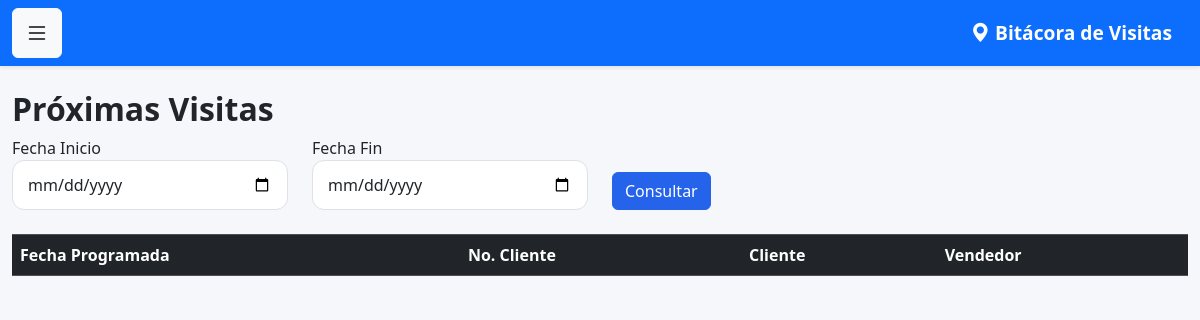
Before: /reporte_proximas_visitas (signed in) with the older database file.
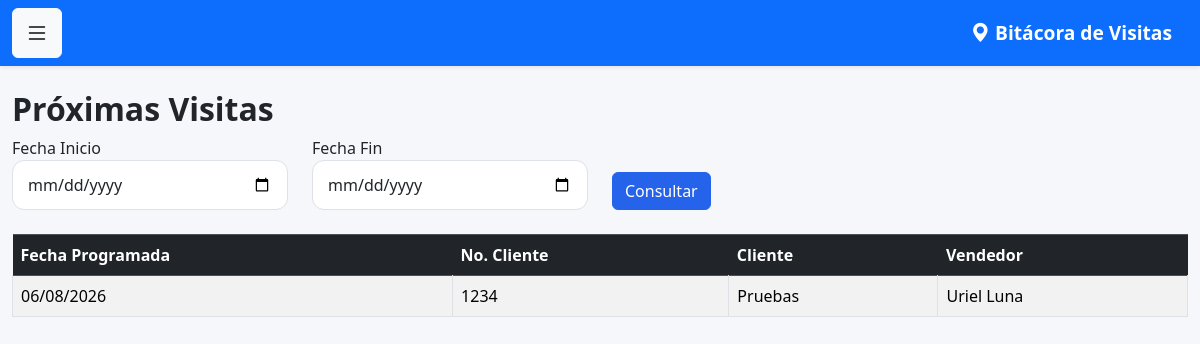
After: the same page with the newer database file.
### models.py (models this page shows)
class Visita(db.Model):
    __tablename__ = 'visitas'
    id = db.Column(
        db.Integer,
        primary_key=True
    )
    fecha = db.Column(
        db.DateTime,
        default=datetime.now
    )
    observaciones = db.Column(
        db.Text
    )
    venta_realizada = db.Column(
        db.Boolean,
        default=False
    )
    monto_venta = db.Column(
        db.Float,
        default=0
    )
    proxima_visita = db.Column(
        db.Date
    )
    cliente_id = db.Column(
        db.Integer,
        db.ForeignKey('clientes.id')
    )
    usuario_id = db.Column(
        db.Integer,
        db.ForeignKey('usuarios.id')
    )
    latitud = db.Column(
    db.String(50)
    )
    longitud = db.Column(
    db.String(50)
    )
    foto = db.Column(
    db.String(255)
    )
    cliente = db.relationship(
        'Cliente',
        backref='visitas'
    )
    usuario = db.relationship(
        'Usuario',
        backref='visitas'
    )

class Cliente(db.Model):
    __tablename__ = 'clientes'
    id = db.Column(
        db.Integer,
        primary_key=True
    )
    num_cliente = db.Column(
        db.String(20),
        unique=True,
        nullable=False
    )
    nombre = db.Column(
        db.String(150),
        nullable=False
    )
    grupo = db.Column(
        db.String(100)
    )
    canal = db.Column(
        db.String(100)
    )
    vendedor = db.Column(
        db.Integer
    )

class Usuario(UserMixin, db.Model):
    __tablename__ = 'usuarios'
    id = db.Column(db.Integer, primary_key=True)
    nombre = db.Column(db.String(100), nullable=False)
    correo = db.Column(db.String(120), unique=True, nullable=False)
    password = db.Column(db.String(500), nullable=False)
    rol = db.Column(db.String(20), default='vendedor')
    activo = db.Column(db.Boolean, default=True)

### app.py (the view)
@app.route('/reporte_proximas_visitas')
@login_required
def reporte_proximas_visitas():
    if current_user.rol not in ['admin', 'supervisor']:
        return "Acceso denegado"
    fecha_inicio = request.args.get('fecha_inicio')
    fecha_fin = request.args.get('fecha_fin')
    consulta = Visita.query.filter(
        Visita.proxima_visita.isnot(None),
        Visita.proxima_visita >= date.today()
    )
    if fecha_inicio:
        consulta = consulta.filter(
            Visita.proxima_visita >= fecha_inicio
        )
    if fecha_fin:
        consulta = consulta.filter(
            Visita.proxima_visita <= fecha_fin
        )
    visitas = consulta.order_by(
        Visita.proxima_visita.asc()
    ).all()
    return render_template(
        'reporte_proximas_visitas.html',
        visitas=visitas
    )

### app.py (called while the page is built)
@login_manager.user_loader
def load_user(user_id):
    return Usuario.query.get(int(user_id))

### templates/reporte_proximas_visitas.html (shortened to what this page needs)
{% extends 'base.html' %}
{% block contenido %}
<h2>Próximas Visitas</h2>
<form method="GET">
    <div class="row mb-4">
        <div class="col-md-3">
            <label>Fecha Inicio</label>
            <input
                type="date"
                name="fecha_inicio"
                class="form-control"
                value="{{ request.args.get('fecha_inicio','') }}">
        </div>
        <div class="col-md-3">
            <label>Fecha Fin</label>
            <input
                type="date"
                name="fecha_fin"
                class="form-control"
                value="{{ request.args.get('fecha_fin','') }}">
        </div>
        <div class="col-md-3 d-flex align-items-end">
            <button
                class="btn btn-primary">
                Consultar
            </button>
        </div>
    </div>
</form>
<div class="table-responsive">
    <table class="table table-striped table-bordered">
        <thead class="table-dark">
            <tr>
                <th>Fecha Programada</th>
                <th>No. Cliente</th>
                <th>Cliente</th>
                <th>Vendedor</th>
            </tr>
        </thead>
        <tbody>
            {% for visita in visitas %}
            <tr>
                <td>
                    {{ visita.proxima_visita.strftime('%d/%m/%Y') }}
                </td>
                <td>
                    {{ visita.cliente.num_cliente }}
                </td>
                <td>
                    {{ visita.cliente.nombre }}
                </td>
                <td>
                    {{ visita.usuario.nombre }}
                </td>
            </tr>
            {% endfor %}
        </tbody>
    </table>
</div>
{% endblock %}

Changed rows visible on the page:
added Visita: proxima_visita "06/08/2026", cliente.num_cliente "1234", cliente.nombre "Pruebas", usuario.nombre "Uriel Luna"
